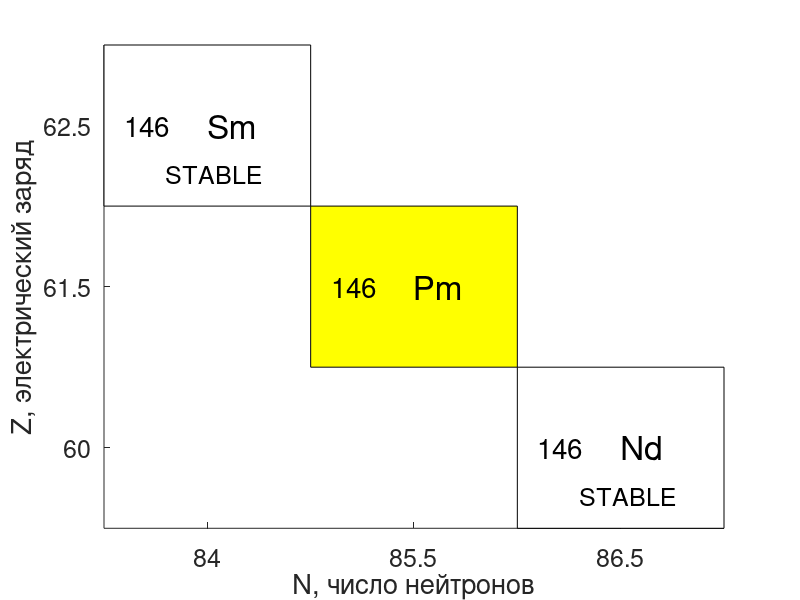

Write MATLAB code to recreate this figure.
% 2025-11-03
% 2025-10-23
figure
hold on
xlim([84 87])
ylim([60 63])

% Nd 146
h = rectangle('Position', [86 60 1 1]);
ColorNow = 1 * [1 1 1]
set (h, "FaceColor", ColorNow);
%
hNd145 = text(86.5, 60.5, 'Nd')
set(hNd145, 'Fontsize', 24)
hZ60 = text(86.1, 60.5, '146')
set(hZ60, 'Fontsize', 20)
hN86 = text(86.3, 60.2, 'STABLE')
set(hN86, 'Fontsize', 18)

% Pm 146
h = rectangle('Position', [85 61 1 1]);
ColorNow = 1 * [1 1 0]
set (h, "FaceColor", ColorNow);
%
hPm146 = text(85.5, 61.5, 'Pm')
set(hPm146, 'Fontsize', 24)
hZ61 = text(85.1, 61.5, '146')
set(hZ61, 'Fontsize', 20)

% Ru 98
h = rectangle('Position', [84 62 1 1]);
ColorNow = 1 * [1 1 1]
set (h, "FaceColor", ColorNow);
%
hSm146 = text(84.5, 62.5, 'Sm')
set(hSm146, 'Fontsize', 24)
hZ62 = text(84.1, 62.5, '146')
set(hZ62, 'Fontsize', 20)
hN84 = text(84.3, 62.2, 'STABLE')
set(hN84, 'Fontsize', 18)

set(gca, 'Fontsize', 18)
xlabel('N, число нейтронов')
ylabel('Z, электрический заряд')

axis on
xTICKVAL = [84.5 85.5 86.5]
xticks(xTICKVAL)
xLABEL = xticklabels
xLABEL{1,1}='84'
xLABEL{1,2}='85'
xLABEL{1,3}='86'
xticklabels(xLABEL)
yTICKVAL = [60.5 61.5 62.5]
yticks(yTICKVAL)
yLABEL = yticklabels
yLABEL{1,1}='60'
yLABEL{1,2}='61'
yLABEL{1,3}='62'
yticklabels(yLABEL)

%%%%%%%%%%%%%%%%%%%%%%%%%%%%%%%%%%%%%%%%%%%%%%%%%%%%%%%%%%%%%
filestr = strcat("Nd-Pm-Sm146")
figure_name_out=strcat(filestr,'.png')
print('-dpng', '-r300', figure_name_out), pwd


